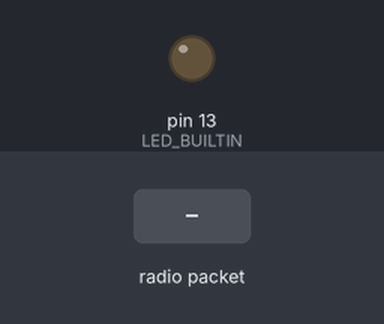
A sketch run on a simulated Arduino Uno, built with avr-gcc and run on an emulated ATmega328P. On the bench: output pins drawn as LEDs (lit = HIGH). The test bench sets the inputs (shaded band). No radio packets arrive unless stated; pins used as bus, display or sensor lines are not drawn; what the sketch prints to the serial monitor is not drawn.

Above: at 1.3 s.
1.4 s: radio packet "1" arrives
Timing chart, 0 to 4.4 s (numbered marks = the images above; inputs shaded):
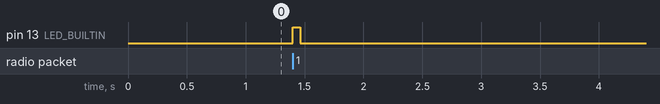

The sketch:

Telemetry_Rekeever.ino
```cpp
#include <SPI.h>
#include <RH_RF95.h>

#define RF95_FREQ 915.0
#define RFM95_CS    8
#define RFM95_INT   3
#define RFM95_RST   4

RH_RF95 rf95(RFM95_CS, RFM95_INT);

uint8_t Entry_Matrix[72]; //255 - 4(header)
short short_Matrix[36];
uint8_t Small_Entry[8];

void setup() {
  pinMode(LED_BUILTIN, OUTPUT);
  pinMode(RFM95_RST, OUTPUT);
  digitalWrite(RFM95_RST, HIGH);

  Serial.begin(115200);
  delay(100);

  // Manual reset
  digitalWrite(RFM95_RST, LOW);
  delay(10);
  digitalWrite(RFM95_RST, HIGH);
  delay(10);

  while (!rf95.init()) {
    Serial.println("LoRa radio init failed");
    while (1);
  }
  Serial.println("LoRa radio init OK!");

  if (!rf95.setFrequency(RF95_FREQ)) {
    Serial.println("setFrequency failed");
    while (1);
  }
  Serial.print("Set Freq to: "); Serial.println(RF95_FREQ);

  rf95.setTxPower(23, false);
}

void loop() {
  if (rf95.available()) {
    uint8_t buf[RH_RF95_MAX_MESSAGE_LEN];
    uint8_t len = sizeof(buf);

    if (rf95.recv(buf, &len)) {
      digitalWrite(LED_BUILTIN, HIGH);
      RH_RF95::printBuffer("Received: ", buf, len);
      Serial.print("Got: ");
      Serial.println((char*)buf);
      Serial.print("RSSI: ");
      Serial.println(rf95.lastRssi(), DEC);

      // Copy received data to Entry_Matrix
      memcpy(Entry_Matrix, buf, min(len, sizeof(Entry_Matrix)));

      // Convert bytes to shorts
      for (int i = 0; i < 36; i++) {
        short_Matrix[i] = bytesToShort(Entry_Matrix[i * 2 + 1], Entry_Matrix[i * 2]);
      }

      // Print short_Matrix
      Serial.print("Shorts: ");
      for (int i = 0; i < 36; i++) {
        Serial.print(short_Matrix[i]);
        Serial.print(",");
      }
      Serial.println();

      uint8_t data[] = "1";
      rf95.send(data, sizeof(data));
      rf95.waitPacketSent();
      Serial.println("Sent a reply");
      digitalWrite(LED_BUILTIN, LOW);
    } else {
      Serial.println("Failed the Receive");
    }
  }
}

short bytesToShort(byte highByte, byte lowByte) {
  return (short)((highByte << 8) | lowByte);
}
```

Measured:
- after the input at 1.4 s, pin 13 (LED_BUILTIN): LOW → HIGH at once, → LOW 0.06 s later
